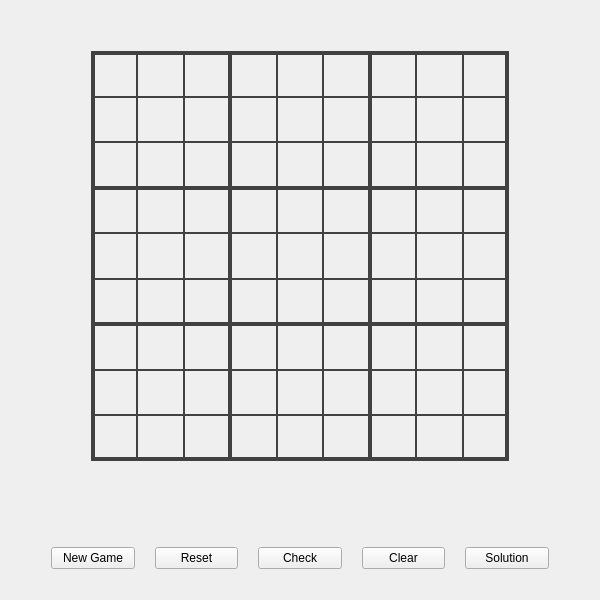
<?xml version="1.0" encoding="UTF-8"?>
<ui version="4.0">
 <class>MainWindow</class>
 <widget class="QMainWindow" name="MainWindow">
  <property name="enabled">
   <bool>true</bool>
  </property>
  <property name="geometry">
   <rect>
    <x>0</x>
    <y>0</y>
    <width>600</width>
    <height>600</height>
   </rect>
  </property>
  <property name="windowTitle">
   <string>Sudoku</string>
  </property>
  <widget class="QWidget" name="centralWidget">
   <property name="minimumSize">
    <size>
     <width>0</width>
     <height>0</height>
    </size>
   </property>
   <layout class="QVBoxLayout" name="verticalLayout_2">
    <item>
     <layout class="QVBoxLayout" name="verticalLayout">
      <item>
       <layout class="QHBoxLayout" name="ruudustik_h">
        <property name="leftMargin">
         <number>80</number>
        </property>
        <property name="topMargin">
         <number>40</number>
        </property>
        <property name="rightMargin">
         <number>80</number>
        </property>
        <property name="bottomMargin">
         <number>80</number>
        </property>
        <item>
         <layout class="QGridLayout" name="ruudustik">
          <property name="topMargin">
           <number>0</number>
          </property>
          <property name="spacing">
           <number>0</number>
          </property>
          <item row="0" column="1">
           <layout class="QGridLayout" name="r_2">
            <property name="spacing">
             <number>0</number>
            </property>
            <item row="0" column="0">
             <widget class="Box" name="n_1_4" native="true">
              <property name="styleSheet">
               <string notr="true">border-top: 4px solid #414141; border-left: 2px solid #414141; border-bottom: 1px solid #414141;; border-right: 1px solid #414141; background-color: rgba(65, 65, 65, 0); color: rgb(65, 93, 148); </string>
              </property>
             </widget>
            </item>
            <item row="0" column="1">
             <widget class="Box" name="n_1_5" native="true">
              <property name="styleSheet">
               <string notr="true">border-top: 4px solid #414141; border-left: 1px solid #414141; border-bottom: 1px solid #414141;; border-right: 1px solid #414141; background-color: rgba(65, 65, 65, 0); color: rgb(65, 93, 148); </string>
              </property>
             </widget>
            </item>
            <item row="0" column="2">
             <widget class="Box" name="n_1_6" native="true">
              <property name="styleSheet">
               <string notr="true">border-top: 4px solid #414141; border-left: 1px solid #414141; border-bottom: 1px solid #414141;; border-right: 2px solid #414141; background-color: rgba(65, 65, 65, 0); color: rgb(65, 93, 148); </string>
              </property>
             </widget>
            </item>
            <item row="1" column="0">
             <widget class="Box" name="n_2_4" native="true">
              <property name="styleSheet">
               <string notr="true">border-top: 1px solid #414141; border-left: 2px solid #414141; border-bottom: 1px solid #414141;; border-right: 1px solid #414141; background-color: rgba(65, 65, 65, 0); color: rgb(65, 93, 148); </string>
              </property>
             </widget>
            </item>
            <item row="1" column="1">
             <widget class="Box" name="n_2_5" native="true">
              <property name="styleSheet">
               <string notr="true">border-top: 1px solid #414141; border-left: 1px solid #414141; border-bottom: 1px solid #414141;; border-right: 1px solid #414141; background-color: rgba(65, 65, 65, 0); color: rgb(65, 93, 148); </string>
              </property>
             </widget>
            </item>
            <item row="1" column="2">
             <widget class="Box" name="n_2_6" native="true">
              <property name="styleSheet">
               <string notr="true">border-top: 1px solid #414141; border-left: 1px solid #414141; border-bottom: 1px solid #414141;; border-right: 2px solid #414141; background-color: rgba(65, 65, 65, 0); color: rgb(65, 93, 148); </string>
              </property>
             </widget>
            </item>
            <item row="2" column="0">
             <widget class="Box" name="n_3_4" native="true">
              <property name="styleSheet">
               <string notr="true">border-top: 1px solid #414141; border-left: 2px solid #414141; border-bottom: 2px solid #414141;; border-right: 1px solid #414141; background-color: rgba(65, 65, 65, 0); color: rgb(65, 93, 148); </string>
              </property>
             </widget>
            </item>
            <item row="2" column="1">
             <widget class="Box" name="n_3_5" native="true">
              <property name="styleSheet">
               <string notr="true">border-top: 1px solid #414141; border-left: 1px solid #414141; border-bottom: 2px solid #414141;; border-right: 1px solid #414141; background-color: rgba(65, 65, 65, 0); color: rgb(65, 93, 148); </string>
              </property>
             </widget>
            </item>
            <item row="2" column="2">
             <widget class="Box" name="n_3_6" native="true">
              <property name="styleSheet">
               <string notr="true">border-top: 1px solid #414141; border-left: 1px solid #414141; border-bottom: 2px solid #414141;; border-right: 2px solid #414141; background-color: rgba(65, 65, 65, 0); color: rgb(65, 93, 148); </string>
              </property>
             </widget>
            </item>
           </layout>
          </item>
          <item row="1" column="1">
           <layout class="QGridLayout" name="r_5">
            <property name="spacing">
             <number>0</number>
            </property>
            <item row="0" column="0">
             <widget class="Box" name="n_4_4" native="true">
              <property name="styleSheet">
               <string notr="true">border-top: 2px solid #414141; border-left: 2px solid #414141; border-bottom: 1px solid #414141;; border-right: 1px solid #414141; background-color: rgba(65, 65, 65, 0); color: rgb(65, 93, 148); </string>
              </property>
             </widget>
            </item>
            <item row="0" column="1">
             <widget class="Box" name="n_4_5" native="true">
              <property name="styleSheet">
               <string notr="true">border-top: 2px solid #414141; border-left: 1px solid #414141; border-bottom: 1px solid #414141;; border-right: 1px solid #414141; background-color: rgba(65, 65, 65, 0); color: rgb(65, 93, 148); </string>
              </property>
             </widget>
            </item>
            <item row="0" column="2">
             <widget class="Box" name="n_4_6" native="true">
              <property name="styleSheet">
               <string notr="true">border-top: 2px solid #414141; border-left: 1px solid #414141; border-bottom: 1px solid #414141; border-right: 2px solid #414141; background-color: rgba(65, 65, 65, 0); color: rgb(65, 93, 148); </string>
              </property>
             </widget>
            </item>
            <item row="1" column="0">
             <widget class="Box" name="n_5_4" native="true">
              <property name="styleSheet">
               <string notr="true">border-top: 1px solid #414141; border-left: 2px solid #414141; border-bottom: 1px solid #414141;; border-right: 1px solid #414141; background-color: rgba(65, 65, 65, 0); color: rgb(65, 93, 148); </string>
              </property>
             </widget>
            </item>
            <item row="1" column="1">
             <widget class="Box" name="n_5_5" native="true">
              <property name="styleSheet">
               <string notr="true">border-top: 1px solid #414141; border-left: 1px solid #414141; border-bottom: 1px solid #414141;; border-right: 1px solid #414141; background-color: rgba(65, 65, 65, 0); color: rgb(65, 93, 148); </string>
              </property>
             </widget>
            </item>
            <item row="1" column="2">
             <widget class="Box" name="n_5_6" native="true">
              <property name="styleSheet">
               <string notr="true">border-top: 1px solid #414141; border-left: 1px solid #414141; border-bottom: 1px solid #414141; border-right: 2px solid #414141; background-color: rgba(65, 65, 65, 0); color: rgb(65, 93, 148); </string>
              </property>
             </widget>
            </item>
            <item row="2" column="0">
             <widget class="Box" name="n_6_4" native="true">
              <property name="styleSheet">
               <string notr="true">border-top: 1px solid #414141; border-left: 2px solid #414141; border-bottom: 2px solid #414141; border-right: 1px solid #414141; background-color: rgba(65, 65, 65, 0); color: rgb(65, 93, 148); </string>
              </property>
             </widget>
            </item>
            <item row="2" column="1">
             <widget class="Box" name="n_6_5" native="true">
              <property name="styleSheet">
               <string notr="true">border-top: 1px solid #414141; border-left: 1px solid #414141; border-bottom: 2px solid #414141;; border-right: 1px solid #414141; background-color: rgba(65, 65, 65, 0); color: rgb(65, 93, 148); </string>
              </property>
             </widget>
            </item>
            <item row="2" column="2">
             <widget class="Box" name="n_6_6" native="true">
              <property name="styleSheet">
               <string notr="true">border-top: 1px solid #414141; border-left: 1px solid #414141; border-bottom: 2px solid #414141;; border-right: 2px solid #414141; background-color: rgba(65, 65, 65, 0); color: rgb(65, 93, 148); </string>
              </property>
             </widget>
            </item>
           </layout>
          </item>
          <item row="2" column="2">
           <layout class="QGridLayout" name="r_9">
            <property name="spacing">
             <number>0</number>
            </property>
            <item row="0" column="0">
             <widget class="Box" name="n_7_7" native="true">
              <property name="styleSheet">
               <string notr="true">border-top: 2px solid #414141; border-left: 2px solid #414141; border-bottom: 1px solid #414141;; border-right: 1px solid #414141; background-color: rgba(65, 65, 65, 0); color: rgb(65, 93, 148); </string>
              </property>
             </widget>
            </item>
            <item row="0" column="1">
             <widget class="Box" name="n_7_8" native="true">
              <property name="styleSheet">
               <string notr="true">border-top: 2px solid #414141; border-left: 1px solid #414141; border-bottom: 1px solid #414141;; border-right: 1px solid #414141; background-color: rgba(65, 65, 65, 0); color: rgb(65, 93, 148); </string>
              </property>
             </widget>
            </item>
            <item row="0" column="2">
             <widget class="Box" name="n_7_9" native="true">
              <property name="styleSheet">
               <string notr="true">border-top: 2px solid #414141; border-left: 1px solid #414141; border-bottom: 1px solid #414141; border-right: 4px solid #414141; background-color: rgba(65, 65, 65, 0); color: rgb(65, 93, 148); </string>
              </property>
             </widget>
            </item>
            <item row="1" column="0">
             <widget class="Box" name="n_8_7" native="true">
              <property name="styleSheet">
               <string notr="true">border-top: 1px solid #414141; border-left: 2px solid #414141; border-bottom: 1px solid #414141;; border-right: 1px solid #414141; background-color: rgba(65, 65, 65, 0); color: rgb(65, 93, 148); </string>
              </property>
             </widget>
            </item>
            <item row="1" column="1">
             <widget class="Box" name="n_8_8" native="true">
              <property name="styleSheet">
               <string notr="true">border-top: 1px solid #414141; border-left: 1px solid #414141; border-bottom: 1px solid #414141;; border-right: 1px solid #414141; background-color: rgba(65, 65, 65, 0); color: rgb(65, 93, 148); </string>
              </property>
             </widget>
            </item>
            <item row="1" column="2">
             <widget class="Box" name="n_8_9" native="true">
              <property name="styleSheet">
               <string notr="true">border-top: 1px solid #414141; border-left: 1px solid #414141; border-bottom: 1px solid #414141;; border-right: 4px solid #414141; background-color: rgba(65, 65, 65, 0); color: rgb(65, 93, 148); </string>
              </property>
             </widget>
            </item>
            <item row="2" column="0">
             <widget class="Box" name="n_9_7" native="true">
              <property name="styleSheet">
               <string notr="true">border-top: 1px solid #414141; border-left: 2px solid #414141; border-bottom: 4px solid #414141; border-right: 1px solid #414141; background-color: rgba(65, 65, 65, 0); color: rgb(65, 93, 148); </string>
              </property>
             </widget>
            </item>
            <item row="2" column="1">
             <widget class="Box" name="n_9_8" native="true">
              <property name="styleSheet">
               <string notr="true">border-top: 1px solid #414141; border-left: 1px solid #414141; border-bottom: 4px solid #414141;; border-right: 1px solid #414141; background-color: rgba(65, 65, 65, 0); color: rgb(65, 93, 148); </string>
              </property>
             </widget>
            </item>
            <item row="2" column="2">
             <widget class="Box" name="n_9_9" native="true">
              <property name="styleSheet">
               <string notr="true">border-top: 1px solid #414141; border-left: 1px solid #414141; border-bottom: 4px solid #414141; border-right: 4px solid #414141; background-color: rgba(65, 65, 65, 0); color: rgb(65, 93, 148); </string>
              </property>
             </widget>
            </item>
           </layout>
          </item>
          <item row="0" column="0">
           <layout class="QGridLayout" name="r_1">
            <property name="spacing">
             <number>0</number>
            </property>
            <item row="0" column="0">
             <widget class="Box" name="n_1_1" native="true">
              <property name="styleSheet">
               <string notr="true">border-top: 4px solid #414141; border-left: 4px solid #414141; border-bottom: 1px solid #414141;; border-right: 1px solid #414141; background-color: rgba(65, 65, 65, 0); color: rgb(65, 93, 148); </string>
              </property>
             </widget>
            </item>
            <item row="0" column="1">
             <widget class="Box" name="n_1_2" native="true">
              <property name="styleSheet">
               <string notr="true">border-top: 4px solid #414141; border-left: 1px solid #414141; border-bottom: 1px solid #414141;; border-right: 1px solid #414141; background-color: rgba(65, 65, 65, 0); color: rgb(65, 93, 148); </string>
              </property>
             </widget>
            </item>
            <item row="0" column="2">
             <widget class="Box" name="n_1_3" native="true">
              <property name="styleSheet">
               <string notr="true">border-top: 4px solid #414141; border-left: 1px solid #414141; border-bottom: 1px solid #414141;; border-right: 2px solid #414141; background-color: rgba(65, 65, 65, 0); color: rgb(65, 93, 148); </string>
              </property>
             </widget>
            </item>
            <item row="1" column="0">
             <widget class="Box" name="n_2_1" native="true">
              <property name="styleSheet">
               <string notr="true">border-top: 1px solid #414141; border-left: 4px solid #414141; border-bottom: 1px solid #414141;; border-right: 1px solid #414141; background-color: rgba(65, 65, 65, 0); color: rgb(65, 93, 148); </string>
              </property>
             </widget>
            </item>
            <item row="1" column="1">
             <widget class="Box" name="n_2_2" native="true">
              <property name="styleSheet">
               <string notr="true">border-top: 1px solid #414141; border-left: 1px solid #414141; border-bottom: 1px solid #414141;; border-right: 1px solid #414141; background-color: rgba(65, 65, 65, 0); color: rgb(65, 93, 148); </string>
              </property>
             </widget>
            </item>
            <item row="1" column="2">
             <widget class="Box" name="n_2_3" native="true">
              <property name="styleSheet">
               <string notr="true">border-top: 1px solid #414141; border-left: 1px solid #414141; border-bottom: 1px solid #414141;; border-right: 2px solid #414141; background-color: rgba(65, 65, 65, 0); color: rgb(65, 93, 148); </string>
              </property>
             </widget>
            </item>
            <item row="2" column="0">
             <widget class="Box" name="n_3_1" native="true">
              <property name="styleSheet">
               <string notr="true">border-top: 1px solid #414141; border-left: 4px solid #414141; border-bottom: 2px solid #414141;; border-right: 1px solid #414141; background-color: rgba(65, 65, 65, 0); color: rgb(65, 93, 148); </string>
              </property>
             </widget>
            </item>
            <item row="2" column="1">
             <widget class="Box" name="n_3_2" native="true">
              <property name="styleSheet">
               <string notr="true">border-top: 1px solid #414141; border-left: 1px solid #414141; border-bottom: 2px solid #414141;; border-right: 1px solid #414141; background-color: rgba(65, 65, 65, 0); color: rgb(65, 93, 148); </string>
              </property>
             </widget>
            </item>
            <item row="2" column="2">
             <widget class="Box" name="n_3_3" native="true">
              <property name="styleSheet">
               <string notr="true">border-top: 1px solid #414141; border-left: 1px solid #414141; border-bottom: 2px solid #414141;; border-right: 2px solid #414141; background-color: rgba(65, 65, 65, 0); color: rgb(65, 93, 148); </string>
              </property>
             </widget>
            </item>
           </layout>
          </item>
          <item row="2" column="1">
           <layout class="QGridLayout" name="r_8">
            <property name="spacing">
             <number>0</number>
            </property>
            <item row="0" column="0">
             <widget class="Box" name="n_7_4" native="true">
              <property name="styleSheet">
               <string notr="true">border-top: 2px solid #414141; border-left: 2px solid #414141; border-bottom: 1px solid #414141;; border-right: 1px solid #414141; background-color: rgba(65, 65, 65, 0); color: rgb(65, 93, 148); </string>
              </property>
             </widget>
            </item>
            <item row="0" column="1">
             <widget class="Box" name="n_7_5" native="true">
              <property name="styleSheet">
               <string notr="true">border-top: 2px solid #414141; border-left: 1px solid #414141; border-bottom: 1px solid #414141;; border-right: 1px solid #414141; background-color: rgba(65, 65, 65, 0); color: rgb(65, 93, 148); </string>
              </property>
             </widget>
            </item>
            <item row="0" column="2">
             <widget class="Box" name="n_7_6" native="true">
              <property name="styleSheet">
               <string notr="true">border-top: 2px solid #414141; border-left: 1px solid #414141; border-bottom: 1px solid #414141; border-right: 2px solid #414141; background-color: rgba(65, 65, 65, 0); color: rgb(65, 93, 148); </string>
              </property>
             </widget>
            </item>
            <item row="1" column="0">
             <widget class="Box" name="n_8_4" native="true">
              <property name="styleSheet">
               <string notr="true">border-top: 1px solid #414141; border-left: 2px solid #414141; border-bottom: 1px solid #414141;; border-right: 1px solid #414141; background-color: rgba(65, 65, 65, 0); color: rgb(65, 93, 148); </string>
              </property>
             </widget>
            </item>
            <item row="1" column="1">
             <widget class="Box" name="n_8_5" native="true">
              <property name="styleSheet">
               <string notr="true">border-top: 1px solid #414141; border-left: 1px solid #414141; border-bottom: 1px solid #414141;; border-right: 1px solid #414141; background-color: rgba(65, 65, 65, 0); color: rgb(65, 93, 148); </string>
              </property>
             </widget>
            </item>
            <item row="1" column="2">
             <widget class="Box" name="n_8_6" native="true">
              <property name="styleSheet">
               <string notr="true">border-top: 1px solid #414141; border-left: 1px solid #414141; border-bottom: 1px solid #414141;; border-right: 2px solid #414141; background-color: rgba(65, 65, 65, 0); color: rgb(65, 93, 148); </string>
              </property>
             </widget>
            </item>
            <item row="2" column="0">
             <widget class="Box" name="n_9_4" native="true">
              <property name="styleSheet">
               <string notr="true">border-top: 1px solid #414141; border-left: 2px solid #414141; border-bottom: 4px solid #414141; border-right: 1px solid #414141; background-color: rgba(65, 65, 65, 0); color: rgb(65, 93, 148); </string>
              </property>
             </widget>
            </item>
            <item row="2" column="1">
             <widget class="Box" name="n_9_5" native="true">
              <property name="styleSheet">
               <string notr="true">border-top: 1px solid #414141; border-left: 1px solid #414141; border-bottom: 4px solid #414141;; border-right: 1px solid #414141; background-color: rgba(65, 65, 65, 0); color: rgb(65, 93, 148); </string>
              </property>
             </widget>
            </item>
            <item row="2" column="2">
             <widget class="Box" name="n_9_6" native="true">
              <property name="styleSheet">
               <string notr="true">border-top: 1px solid #414141; border-left: 1px solid #414141; border-bottom: 4px solid #414141; border-right: 2px solid #414141; background-color: rgba(65, 65, 65, 0); color: rgb(65, 93, 148); </string>
              </property>
             </widget>
            </item>
           </layout>
          </item>
          <item row="2" column="0">
           <layout class="QGridLayout" name="r_7">
            <property name="spacing">
             <number>0</number>
            </property>
            <item row="2" column="0">
             <widget class="Box" name="n_9_1" native="true">
              <property name="styleSheet">
               <string notr="true">border-top: 1px solid #414141; border-left: 4px solid #414141; border-bottom: 4px solid #414141; border-right: 1px solid #414141; background-color: rgba(65, 65, 65, 0); color: rgb(65, 93, 148); </string>
              </property>
             </widget>
            </item>
            <item row="0" column="2">
             <widget class="Box" name="n_7_3" native="true">
              <property name="styleSheet">
               <string notr="true">border-top: 2px solid #414141; border-left: 1px solid #414141; border-bottom: 1px solid #414141; border-right: 2px solid #414141; background-color: rgba(65, 65, 65, 0); color: rgb(65, 93, 148); </string>
              </property>
             </widget>
            </item>
            <item row="2" column="2">
             <widget class="Box" name="n_9_3" native="true">
              <property name="styleSheet">
               <string notr="true">border-top: 1px solid #414141; border-left: 1px solid #414141; border-bottom: 4px solid #414141; border-right: 2px solid #414141; background-color: rgba(65, 65, 65, 0); color: rgb(65, 93, 148); </string>
              </property>
             </widget>
            </item>
            <item row="1" column="2">
             <widget class="Box" name="n_8_3" native="true">
              <property name="styleSheet">
               <string notr="true">border-top: 1px solid #414141; border-left: 1px solid #414141; border-bottom: 1px solid #414141;; border-right: 2px solid #414141; background-color: rgba(65, 65, 65, 0); color: rgb(65, 93, 148); </string>
              </property>
             </widget>
            </item>
            <item row="1" column="0">
             <widget class="Box" name="n_8_1" native="true">
              <property name="styleSheet">
               <string notr="true">border-top: 1px solid #414141; border-left: 4px solid #414141; border-bottom: 1px solid #414141;; border-right: 1px solid #414141; background-color: rgba(65, 65, 65, 0); color: rgb(65, 93, 148); </string>
              </property>
             </widget>
            </item>
            <item row="0" column="0">
             <widget class="Box" name="n_7_1" native="true">
              <property name="styleSheet">
               <string notr="true">border-top: 2px solid #414141; border-left: 4px solid #414141; border-bottom: 1px solid #414141;; border-right: 1px solid #414141; background-color: rgba(65, 65, 65, 0); color: rgb(65, 93, 148); </string>
              </property>
             </widget>
            </item>
            <item row="2" column="1">
             <widget class="Box" name="n_9_2" native="true">
              <property name="styleSheet">
               <string notr="true">border-top: 1px solid #414141; border-left: 1px solid #414141; border-bottom: 4px solid #414141;; border-right: 1px solid #414141; background-color: rgba(65, 65, 65, 0); color: rgb(65, 93, 148); </string>
              </property>
             </widget>
            </item>
            <item row="1" column="1">
             <widget class="Box" name="n_8_2" native="true">
              <property name="styleSheet">
               <string notr="true">border-top: 1px solid #414141; border-left: 1px solid #414141; border-bottom: 1px solid #414141;; border-right: 1px solid #414141; background-color: rgba(65, 65, 65, 0); color: rgb(65, 93, 148); </string>
              </property>
             </widget>
            </item>
            <item row="0" column="1">
             <widget class="Box" name="n_7_2" native="true">
              <property name="styleSheet">
               <string notr="true">border-top: 2px solid #414141; border-left: 1px solid #414141; border-bottom: 1px solid #414141;; border-right: 1px solid #414141; background-color: rgba(65, 65, 65, 0); color: rgb(65, 93, 148); </string>
              </property>
             </widget>
            </item>
           </layout>
          </item>
          <item row="1" column="2">
           <layout class="QGridLayout" name="r_6">
            <property name="spacing">
             <number>0</number>
            </property>
            <item row="0" column="0">
             <widget class="Box" name="n_4_7" native="true">
              <property name="styleSheet">
               <string notr="true">border-top: 2px solid #414141; border-left: 2px solid #414141; border-bottom: 1px solid #414141;; border-right: 1px solid #414141; background-color: rgba(65, 65, 65, 0); color: rgb(65, 93, 148); </string>
              </property>
             </widget>
            </item>
            <item row="0" column="1">
             <widget class="Box" name="n_4_8" native="true">
              <property name="styleSheet">
               <string notr="true">border-top: 2px solid #414141; border-left: 1px solid #414141; border-bottom: 1px solid #414141;; border-right: 1px solid #414141; background-color: rgba(65, 65, 65, 0); color: rgb(65, 93, 148); </string>
              </property>
             </widget>
            </item>
            <item row="0" column="2">
             <widget class="Box" name="n_4_9" native="true">
              <property name="styleSheet">
               <string notr="true">border-top: 2px solid #414141; border-left: 1px solid #414141; border-bottom: 1px solid #414141; border-right: 4px solid #414141; background-color: rgba(65, 65, 65, 0); color: rgb(65, 93, 148); </string>
              </property>
             </widget>
            </item>
            <item row="1" column="0">
             <widget class="Box" name="n_5_7" native="true">
              <property name="styleSheet">
               <string notr="true">border-top: 1px solid #414141; border-left: 2px solid #414141; border-bottom: 1px solid #414141;; border-right: 1px solid #414141; background-color: rgba(65, 65, 65, 0); color: rgb(65, 93, 148); </string>
              </property>
             </widget>
            </item>
            <item row="1" column="1">
             <widget class="Box" name="n_5_8" native="true">
              <property name="styleSheet">
               <string notr="true">border-top: 1px solid #414141; border-left: 1px solid #414141; border-bottom: 1px solid #414141;; border-right: 1px solid #414141; background-color: rgba(65, 65, 65, 0); color: rgb(65, 93, 148); </string>
              </property>
             </widget>
            </item>
            <item row="1" column="2">
             <widget class="Box" name="n_5_9" native="true">
              <property name="styleSheet">
               <string notr="true">border-top: 1px solid #414141; border-left: 1px solid #414141; border-bottom: 1px solid #414141;; border-right: 4px solid #414141; background-color: rgba(65, 65, 65, 0); color: rgb(65, 93, 148); </string>
              </property>
             </widget>
            </item>
            <item row="2" column="0">
             <widget class="Box" name="n_6_7" native="true">
              <property name="styleSheet">
               <string notr="true">border-top: 1px solid #414141; border-left: 2px solid #414141; border-bottom: 2px solid #414141; border-right: 1px solid #414141; background-color: rgba(65, 65, 65, 0); color: rgb(65, 93, 148); </string>
              </property>
             </widget>
            </item>
            <item row="2" column="1">
             <widget class="Box" name="n_6_8" native="true">
              <property name="styleSheet">
               <string notr="true">border-top: 1px solid #414141; border-left: 1px solid #414141; border-bottom: 2px solid #414141;; border-right: 1px solid #414141; background-color: rgba(65, 65, 65, 0); color: rgb(65, 93, 148); </string>
              </property>
             </widget>
            </item>
            <item row="2" column="2">
             <widget class="Box" name="n_6_9" native="true">
              <property name="styleSheet">
               <string notr="true">border-top: 1px solid #414141; border-left: 1px solid #414141; border-bottom: 2px solid #414141; border-right: 4px solid #414141; background-color: rgba(65, 65, 65, 0); color: rgb(65, 93, 148); </string>
              </property>
             </widget>
            </item>
           </layout>
          </item>
          <item row="0" column="2">
           <layout class="QGridLayout" name="r_3">
            <property name="spacing">
             <number>0</number>
            </property>
            <item row="0" column="0">
             <widget class="Box" name="n_1_7" native="true">
              <property name="styleSheet">
               <string notr="true">border-top: 4px solid #414141; border-left: 2px solid #414141; border-bottom: 1px solid #414141;; border-right: 1px solid #414141; background-color: rgba(65, 65, 65, 0); color: rgb(65, 93, 148); </string>
              </property>
             </widget>
            </item>
            <item row="0" column="1">
             <widget class="Box" name="n_1_8" native="true">
              <property name="styleSheet">
               <string notr="true">border-top: 4px solid #414141; border-left: 1px solid #414141; border-bottom: 1px solid #414141;; border-right: 1px solid #414141; background-color: rgba(65, 65, 65, 0); color: rgb(65, 93, 148); </string>
              </property>
             </widget>
            </item>
            <item row="0" column="2">
             <widget class="Box" name="n_1_9" native="true">
              <property name="styleSheet">
               <string notr="true">border-top: 4px solid #414141; border-left: 1px solid #414141; border-bottom: 1px solid #414141;; border-right: 4px solid #414141; background-color: rgba(65, 65, 65, 0); color: rgb(65, 93, 148); </string>
              </property>
             </widget>
            </item>
            <item row="1" column="0">
             <widget class="Box" name="n_2_7" native="true">
              <property name="styleSheet">
               <string notr="true">border-top: 1px solid #414141; border-left: 2px solid #414141; border-bottom: 1px solid #414141;; border-right: 1px solid #414141; background-color: rgba(65, 65, 65, 0); color: rgb(65, 93, 148); </string>
              </property>
             </widget>
            </item>
            <item row="1" column="1">
             <widget class="Box" name="n_2_8" native="true">
              <property name="styleSheet">
               <string notr="true">border-top: 1px solid #414141; border-left: 1px solid #414141; border-bottom: 1px solid #414141;; border-right: 1px solid #414141; background-color: rgba(65, 65, 65, 0); color: rgb(65, 93, 148); </string>
              </property>
             </widget>
            </item>
            <item row="1" column="2">
             <widget class="Box" name="n_2_9" native="true">
              <property name="styleSheet">
               <string notr="true">border-top: 1px solid #414141; border-left: 1px solid #414141; border-bottom: 1px solid #414141;; border-right: 4px solid #414141; background-color: rgba(65, 65, 65, 0); color: rgb(65, 93, 148); </string>
              </property>
             </widget>
            </item>
            <item row="2" column="0">
             <widget class="Box" name="n_3_7" native="true">
              <property name="styleSheet">
               <string notr="true">border-top: 1px solid #414141; border-left: 2px solid #414141; border-bottom: 2px solid #414141; border-right: 1px solid #414141; background-color: rgba(65, 65, 65, 0); color: rgb(65, 93, 148); </string>
              </property>
             </widget>
            </item>
            <item row="2" column="1">
             <widget class="Box" name="n_3_8" native="true">
              <property name="styleSheet">
               <string notr="true">border-top: 1px solid #414141; border-left: 1px solid #414141; border-bottom: 2px solid #414141;; border-right: 1px solid #414141; background-color: rgba(65, 65, 65, 0); color: rgb(65, 93, 148); </string>
              </property>
             </widget>
            </item>
            <item row="2" column="2">
             <widget class="Box" name="n_3_9" native="true">
              <property name="styleSheet">
               <string notr="true">border-top: 1px solid #414141; border-left: 1px solid #414141; border-bottom: 2px solid #414141; border-right: 4px solid #414141; background-color: rgba(65, 65, 65, 0); color: rgb(65, 93, 148); </string>
              </property>
             </widget>
            </item>
           </layout>
          </item>
          <item row="1" column="0">
           <layout class="QGridLayout" name="r_4">
            <property name="spacing">
             <number>0</number>
            </property>
            <item row="0" column="0">
             <widget class="Box" name="n_4_1" native="true">
              <property name="styleSheet">
               <string notr="true">border-top: 2px solid #414141; border-left: 4px solid #414141; border-bottom: 1px solid #414141;; border-right: 1px solid #414141; background-color: rgba(65, 65, 65, 0); color: rgb(65, 93, 148); </string>
              </property>
             </widget>
            </item>
            <item row="0" column="1">
             <widget class="Box" name="n_4_2" native="true">
              <property name="styleSheet">
               <string notr="true">border-top: 2px solid #414141; border-left: 1px solid #414141; border-bottom: 1px solid #414141;; border-right: 1px solid #414141; background-color: rgba(65, 65, 65, 0); color: rgb(65, 93, 148); </string>
              </property>
             </widget>
            </item>
            <item row="0" column="2">
             <widget class="Box" name="n_4_3" native="true">
              <property name="styleSheet">
               <string notr="true">border-top: 2px solid #414141; border-left: 1px solid #414141; border-bottom: 1px solid #414141; border-right: 2px solid #414141; background-color: rgba(65, 65, 65, 0); color: rgb(65, 93, 148); </string>
              </property>
             </widget>
            </item>
            <item row="1" column="0">
             <widget class="Box" name="n_5_1" native="true">
              <property name="styleSheet">
               <string notr="true">border-top: 1px solid #414141; border-left: 4px solid #414141; border-bottom: 1px solid #414141;; border-right: 1px solid #414141; background-color: rgba(65, 65, 65, 0); color: rgb(65, 93, 148); </string>
              </property>
             </widget>
            </item>
            <item row="1" column="1">
             <widget class="Box" name="n_5_2" native="true">
              <property name="styleSheet">
               <string notr="true">border-top: 1px solid #414141; border-left: 1px solid #414141; border-bottom: 1px solid #414141;; border-right: 1px solid #414141; background-color: rgba(65, 65, 65, 0); color: rgb(65, 93, 148); </string>
              </property>
             </widget>
            </item>
            <item row="1" column="2">
             <widget class="Box" name="n_5_3" native="true">
              <property name="styleSheet">
               <string notr="true">border-top: 1px solid #414141; border-left: 1px solid #414141; border-bottom: 1px solid #414141;; border-right: 2px solid #414141; background-color: rgba(65, 65, 65, 0); color: rgb(65, 93, 148); </string>
              </property>
             </widget>
            </item>
            <item row="2" column="0">
             <widget class="Box" name="n_6_1" native="true">
              <property name="styleSheet">
               <string notr="true">border-top: 1px solid #414141; border-left: 4px solid #414141; border-bottom: 2px solid #414141; border-right: 1px solid #414141; background-color: rgba(65, 65, 65, 0); color: rgb(65, 93, 148); </string>
              </property>
             </widget>
            </item>
            <item row="2" column="1">
             <widget class="Box" name="n_6_2" native="true">
              <property name="styleSheet">
               <string notr="true">border-top: 1px solid #414141; border-left: 1px solid #414141; border-bottom: 2px solid #414141;; border-right: 1px solid #414141; background-color: rgba(65, 65, 65, 0); color: rgb(65, 93, 148); </string>
              </property>
             </widget>
            </item>
            <item row="2" column="2">
             <widget class="Box" name="n_6_3" native="true">
              <property name="styleSheet">
               <string notr="true">border-top: 1px solid #414141; border-left: 1px solid #414141; border-bottom: 2px solid #414141; border-right: 2px solid #414141; background-color: rgba(65, 65, 65, 0); color: rgb(65, 93, 148); </string>
              </property>
             </widget>
            </item>
           </layout>
          </item>
         </layout>
        </item>
       </layout>
      </item>
      <item>
       <layout class="QHBoxLayout" name="nupud_h">
        <property name="spacing">
         <number>20</number>
        </property>
        <property name="sizeConstraint">
         <enum>QLayout::SetDefaultConstraint</enum>
        </property>
        <item>
         <spacer name="horizontalSpacer">
          <property name="orientation">
           <enum>Qt::Horizontal</enum>
          </property>
          <property name="sizeType">
           <enum>QSizePolicy::Fixed</enum>
          </property>
          <property name="sizeHint" stdset="0">
           <size>
            <width>40</width>
            <height>20</height>
           </size>
          </property>
         </spacer>
        </item>
        <item>
         <widget class="QPushButton" name="startButton">
          <property name="text">
           <string>New Game</string>
          </property>
         </widget>
        </item>
        <item>
         <widget class="QPushButton" name="resetButton">
          <property name="text">
           <string>Reset</string>
          </property>
         </widget>
        </item>
        <item>
         <widget class="QPushButton" name="checkButton">
          <property name="text">
           <string>Check</string>
          </property>
         </widget>
        </item>
        <item>
         <widget class="QPushButton" name="clearButton">
          <property name="text">
           <string>Clear</string>
          </property>
         </widget>
        </item>
        <item>
         <widget class="QPushButton" name="solutionButton">
          <property name="text">
           <string>Solution</string>
          </property>
         </widget>
        </item>
        <item>
         <spacer name="horizontalSpacer_2">
          <property name="orientation">
           <enum>Qt::Horizontal</enum>
          </property>
          <property name="sizeType">
           <enum>QSizePolicy::Fixed</enum>
          </property>
          <property name="sizeHint" stdset="0">
           <size>
            <width>40</width>
            <height>20</height>
           </size>
          </property>
         </spacer>
        </item>
       </layout>
      </item>
     </layout>
    </item>
    <item>
     <spacer name="verticalSpacer">
      <property name="orientation">
       <enum>Qt::Vertical</enum>
      </property>
      <property name="sizeType">
       <enum>QSizePolicy::Fixed</enum>
      </property>
      <property name="sizeHint" stdset="0">
       <size>
        <width>20</width>
        <height>20</height>
       </size>
      </property>
     </spacer>
    </item>
   </layout>
  </widget>
 </widget>
 <layoutdefault spacing="6" margin="11"/>
 <customwidgets>
  <customwidget>
   <class>Box</class>
   <extends>QWidget</extends>
   <header>box.h</header>
  </customwidget>
 </customwidgets>
 <resources/>
 <connections/>
</ui>
